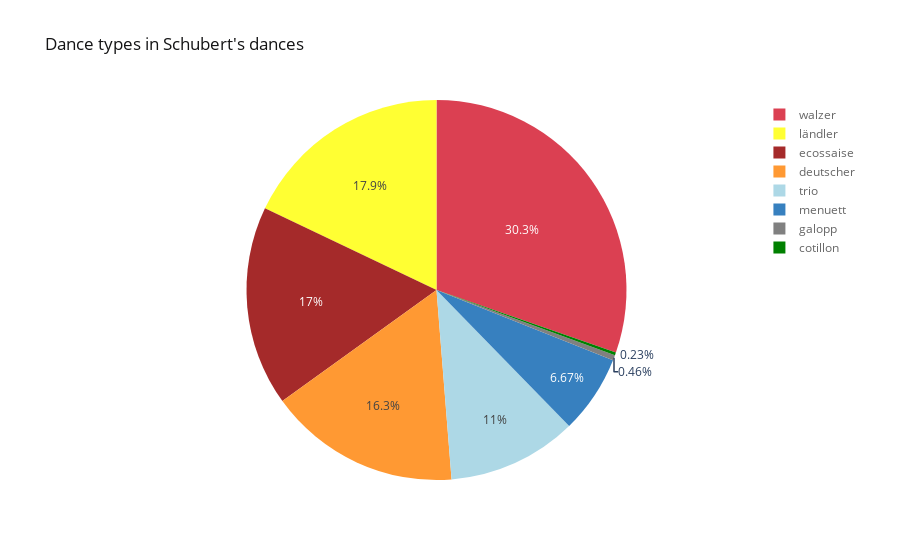

The notebook cell this image was saved under:
### Code cell
fig = types.iplot('pie', labels='index', values='dance', color=color_dances.values(), title="Dance types in Schubert's dances", asFigure=True)
store(fig, 'test.pdf', width=500)

### Figure 1 — Plotly figure (JSON) as saved in the notebook; plotly's stock layout.template omitted (floating-point values rounded to 4 significant figures)
{"data": [{"labels": ["walzer", "ländler", "ecossaise", "deutscher", "trio", "menuett", "galopp", "cotillon"], "marker": {"colors": ["rgba(219, 64, 82, 1.0)", "rgba(255, 255, 51, 1.0)", "rgba(165, 42, 42, 1.0)", "rgba(255, 153, 51, 1.0)", "rgba(173, 216, 230, 1.0)", "rgba(55, 128, 191, 1.0)", "rgba(128, 128, 128, 1.0)", "rgba(0, 128, 0, 1.0)"]}, "name": "", "type": "pie", "values": [132, 78, 74, 71, 48, 29, 2, 1]}], "layout": {"autosize": true, "legend": {"bgcolor": "#FFFFFF", "font": {"color": "#666666"}}, "paper_bgcolor": "#FFFFFF", "plot_bgcolor": "#E5E5E5", "title": {"font": {"color": "#151516"}, "text": "Dance types in Schubert's dances"}}}
